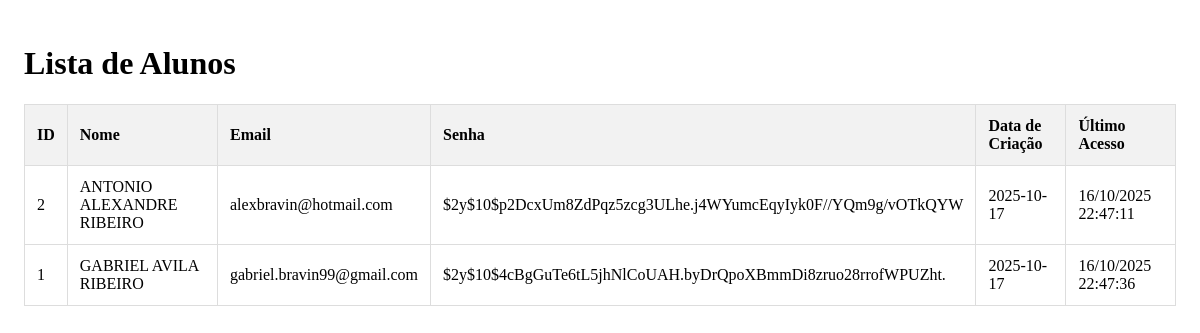
The app's page /paginaListarAlunos.php with its own data.
### tables this page shows
CREATE TABLE usuarios (
    id INTEGER PRIMARY KEY AUTOINCREMENT,
    nome TEXT ,
    email TEXT ,
    senha TEXT ,
    data_criacao TIMESTAMP DEFAULT CURRENT_TIMESTAMP,
    data_ultimo_acesso TIMESTAMP
);

### paginaListarAlunos.php (the view, shortened to what this page needs)
<?php
try {
    $db_file = __DIR__ . '/banco.sqlite';
    $pdo = new PDO("sqlite:$db_file");
    $sql = 'SELECT nome, id, email, senha, data_criacao, data_ultimo_acesso FROM usuarios ORDER BY nome';
    $stmt = $pdo->prepare($sql);
    $stmt->execute();
    $alunos = $stmt->fetchAll(PDO::FETCH_ASSOC);
} catch (PDOException $e) {
    die("Erro ao carregar os dados dos alunos: " . $e->getMessage());
}
?>
<!DOCTYPE html>
<html lang="pt-BR">
<head>
</head>
<body>
    <h1>Lista de Alunos</h1>
    <table class="tabela-alunos">
        <thead>
            <tr>
                <th>ID</th>
                <th>Nome</th>
                <th>Email</th>
                <th>Senha</th>
                <th>Data de Criação</th>
                <th>Último Acesso</th>
            </tr>
        </thead>
        <tbody>
            <?php if (count($alunos) > 0): ?>
                <?php foreach ($alunos as $aluno): ?>
                    <tr>
                        <td><?php echo htmlspecialchars($aluno['id']); ?></td>
                        <td><?php echo htmlspecialchars($aluno['nome']); ?></td>
                        <td><?php echo htmlspecialchars($aluno['email']); ?></td>
                        <td><?php echo htmlspecialchars($aluno['senha']); ?></td>
                        <td><?php echo htmlspecialchars($aluno['data_criacao'] ?? ''); ?></td>
                        <td><?php echo htmlspecialchars($aluno['data_ultimo_acesso'] ?? ''); ?></td>
                    </tr>
                <?php endforeach; ?>
            <?php else: ?>
                <tr>
                    <td colspan="6">Nenhum aluno encontrado no banco de dados.</td>
                </tr>
            <?php endif; ?>
        </tbody>
    </table>
</body>
</html>

### paginaListarAlunos.php (style rules this page uses)
body { background-color: transparent; padding: 1rem; }
.tabela-alunos { width: 100%; border-collapse: collapse; }
.tabela-alunos th, .tabela-alunos td { border: 1px solid #ddd; padding: 12px; text-align: left; }
.tabela-alunos th { background-color: #f2f2f2; }

### records on screen
usuarios: id "2", nome "ANTONIO ALEXANDRE RIBEIRO", email "alexbravin@hotmail.com", senha "$2y$10$p2DcxUm8ZdPqz5zcg3ULhe.j4WYumcEqyIyk0F//YQm9g/vOTkQYW", data_criacao "2025-10-17", data_ultimo_acesso "16/10/2025 22:47:11"
usuarios: id "1", nome "GABRIEL AVILA RIBEIRO", email "gabriel.bravin99@gmail.com", senha "$2y$10$4cBgGuTe6tL5jhNlCoUAH.byDrQpoXBmmDi8zruo28rrofWPUZht.", data_criacao "2025-10-17", data_ultimo_acesso "16/10/2025 22:47:36"
